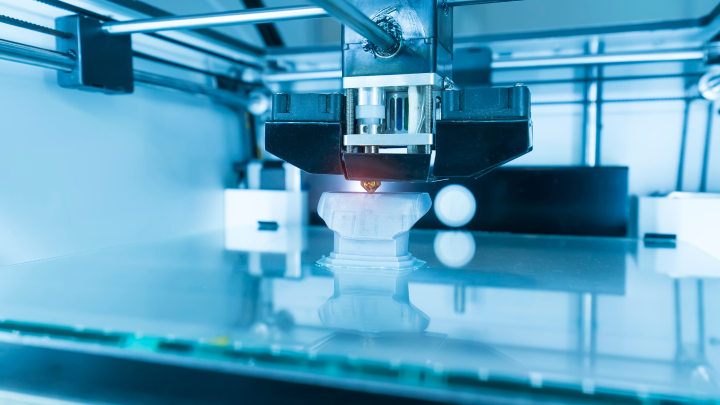
#> input picture images/3d-printer-landscape.webp, 1440 x 810 px (shown at 1/2 size)
$ python prepare-images.py ../images/3d-printer-landscape.webp ../images/crprint-atelier-generated-480.webp
#> lines starting #> are read from the running program, lines starting #| are printed output that depends on the picture
from pathlib import Path
from PIL import Image, ImageDraw, ImageFilter
import json, numpy as np

ROOT=Path(__file__).resolve().parents[1]
def optimize(source,name):
#> called with source = '../images/3d-printer-landscape.webp'
    im=Image.open(source).convert('RGB')
#> im is the input picture: PIL image 1440x810 RGB; mean R, G, B 90.3, 159.7, 190.5
    for width,suffix in [(1536,''),(960,'-960'),(480,'-480')]:
        copy=im.copy();copy.thumbnail((width,width*2))
        copy.save(ROOT/'images'/f'{name}{suffix}.webp','WEBP',quality=83,method=6)
#> this loop made 3 passes
#> pass 2, in optimize, `copy.save(ROOT/'images'/f'{name}{suffix}.webp','WEBP',quality=83,metho..`:
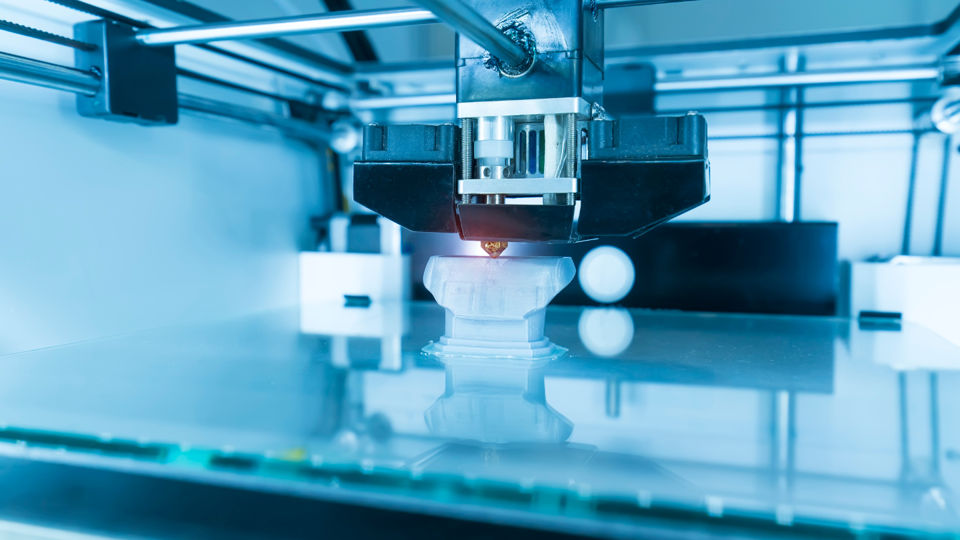
#> saved as crprint-atelier-generated-480.webp-960.webp: PIL image 960x540 RGB; mean R, G, B 90.3, 159.7, 190.5
#> after the loop:
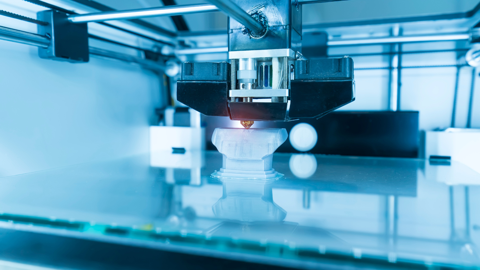
#> copy: PIL image 480x270 RGB; mean R, G, B 90.3, 159.7, 190.5

if __name__=='__main__':
    import sys
    if len(sys.argv)>2:
        optimize(sys.argv[1],sys.argv[2]);raise SystemExit
#> (the program exits here)

$ run again, on images/crprint-atelier-generated.webp
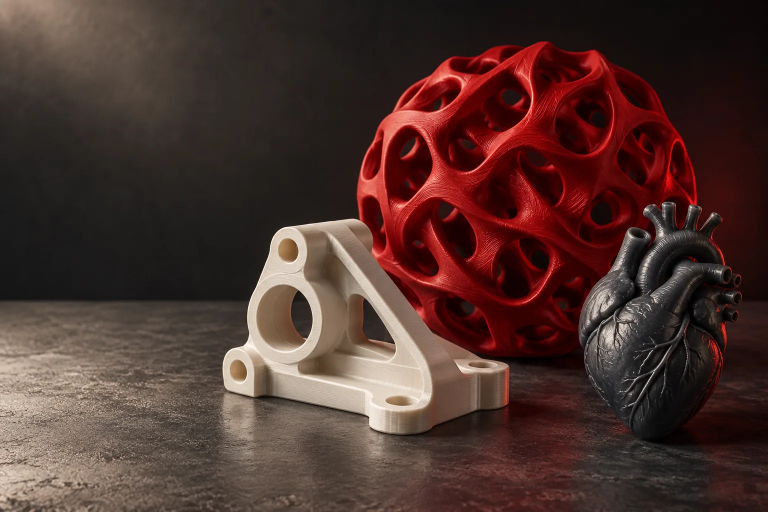
#> input picture images/crprint-atelier-generated.webp, 1536 x 1024 px (shown at 1/2 size)
#> in optimize, im is the input picture: PIL image 1536x1024 RGB; mean R, G, B 77.3, 50.8, 45.6
#> the loop in optimize, `for width,suffix in [(1536,''),(960,'-960'),(480,'-480')]:` made 3 passes
#> pass 2, in optimize, `copy.save(ROOT/'images'/f'{name}{suffix}.webp','WEBP',quality=83,metho..`:
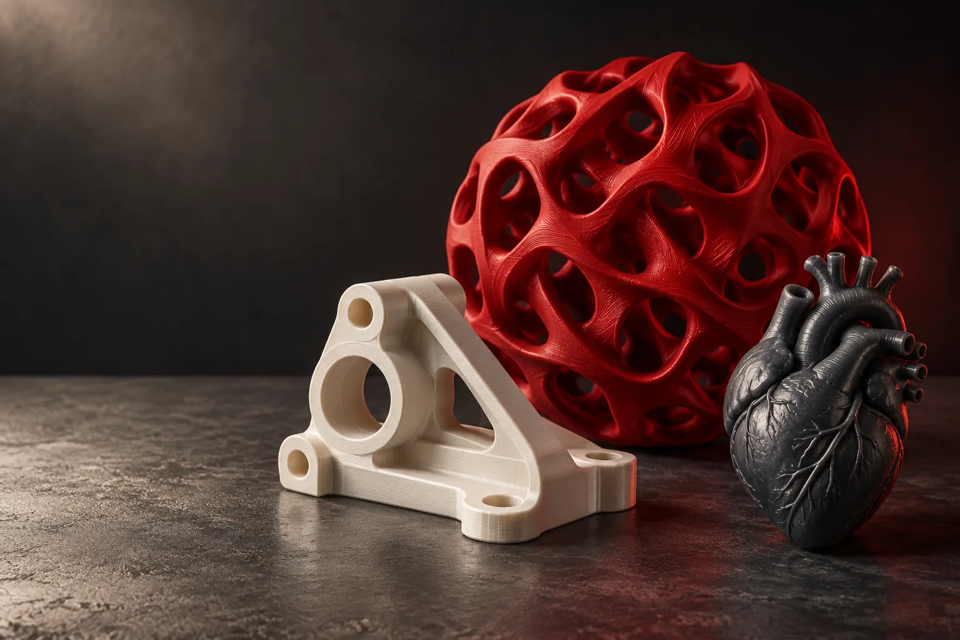
#> saved as crprint-atelier-generated.webp-960.webp: PIL image 960x640 RGB; mean R, G, B 77.3, 50.9, 45.7
